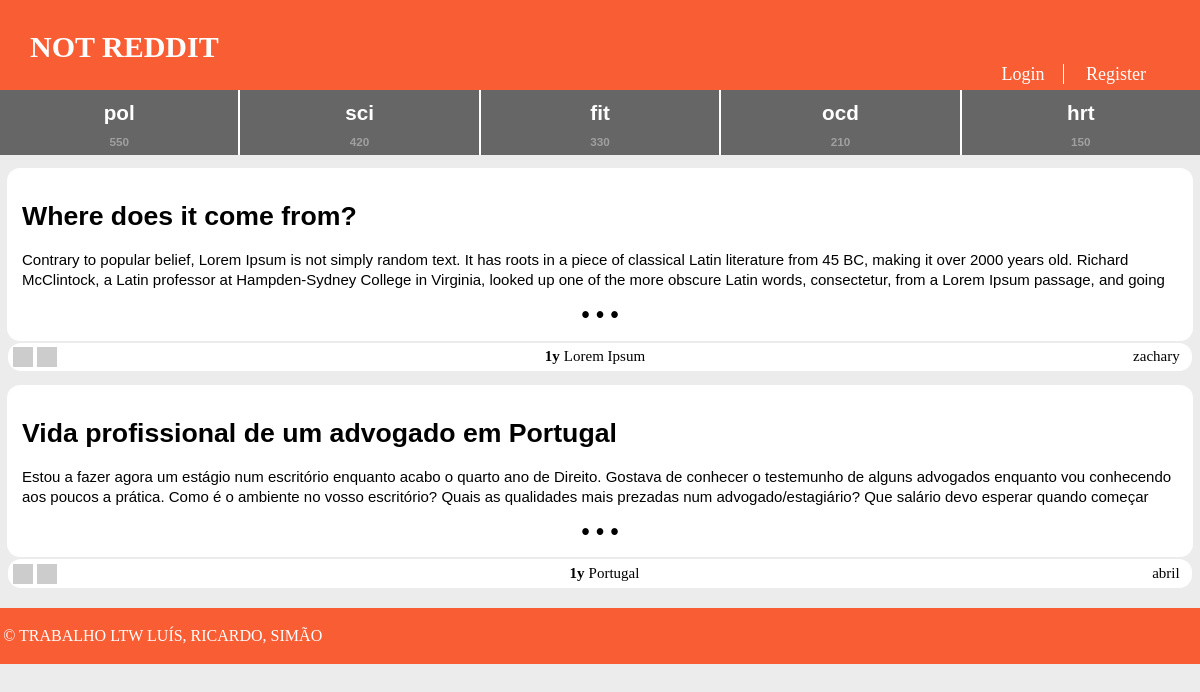
The app's page /pages/homepage.php, older data.
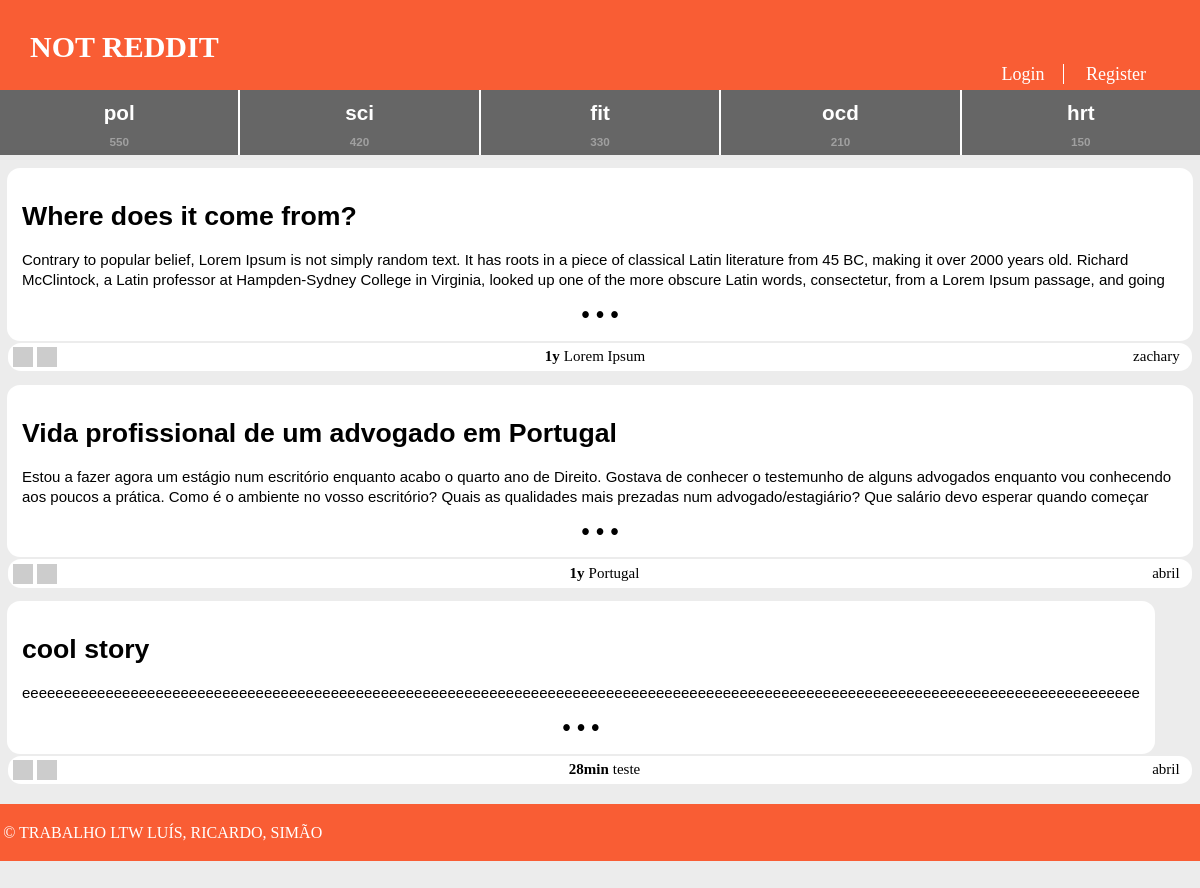
The same page, newer data.
### tables this page shows
CREATE TABLE Channel (
  name VARCHAR PRIMARY KEY,
  subscribers INTEGER DEFAULT 0
);

CREATE TABLE Story (
  id INTEGER PRIMARY KEY,
  title VARCHAR,
  published INTEGER, -- date when the story was published in epoch format
  channel VARCHAR REFERENCES channel, -- comma separated tags
  author VARCHAR REFERENCES utilizer, -- who wrote the article
  points INTEGER DEFAULT 0,
  fulltext VARCHAR
);

### database/db_channel.php (called while the page is built, shortened)
<?php
	function getAllChannels(){
		$db = Database::instance()->db();
		$allChannels = $db->prepare('SELECT name FROM Channel');
		$allChannels->execute();
		$allChannelNames = $allChannels->fetchAll();
		return $allChannelNames;
	}
?>

### database/db_story.php (called while the page is built, shortened)
<?php
	function getMostRecentStoryFromChannel($channel){
		$db = Database::instance()->db();
		$recentStory = $db->prepare('SELECT id, title, fulltext, MAX(published) AS "published", channel, author FROM Story  WHERE channel = ?');
		$recentStory->execute(array($channel));
		$recentStory = $recentStory->fetchAll();
		return $recentStory;
	}
?>

### templates/tpl_common.php (the view, shortened to what this page needs)
<?php include_once('tpl_sub.php');
	include_once('tpl_story.php');
?>
<?php function draw_header($username, $channel) { ?>
	<!DOCTYPE html>
	<html>
		<head>
			<link rel="stylesheet" href="../css/common.css">
		</head>
		<body>
			<header>
				<?php if($channel === "NOT REDDIT") { ?>
					<a id="title" href="../pages/homepage.php"><?=$channel?></a>
				<?php } else { ?>
					<a id="title" href="../pages/channel.php?name=<?=$channel?>"><?=$channel?></a>
				<?php } ?>
				<?php if($username != NULL) { ?>
					<nav id="signup">
						<a id="profile" href="../pages/profile.php?name=<?=$username?>"><?= $username ?></a>
						<a href="../actions/action_logout.php">Logout</a>
						<?php draw_subscriberList() ?>
					</nav>
				<?php } else { ?>
					<nav id="signup">
						<a href="../pages/login.php">Login</a>
						<a href="../pages/register.php">Register</a>
					</nav>
				<?php } ?>
			</header>
<?php } ?>
<?php function time_elapsed($date) {
	$now = new DateTime;
	$ago = new DateTime($date);
	$diff = $now->diff($ago);
	$diff->w = floor($diff->d / 7);
	$diff->d -= $diff->w * 7;
	$string = array(
		'y' => 'y',
		'm' => 'm',
		'w' => 'w',
		'd' => 'd',
		'h' => 'h',
		'i' => 'min',
		's' => 's',
	);
	foreach ($string as $k => &$v) {
		if ($diff->$k) {
			$v = $diff->$k . '' . $v . ($diff->$k > 1 ? '' : '');
		} else {
			unset($string[$k]);
		}
	}
	$string = array_slice($string, 0, 1);
	return $string ? implode(', ', $string) . '' : 'just now';
} ?>
<?php function draw_info_bar($username, $channel, $date) { ?>
	<section id = "info_bar">
		<div id="start">
			<img src="https://dummyimage.com/20x20/524f52/d12222&text=ʌ" alt="upvote">
			<img src="https://dummyimage.com/20x20/524f52/d12222&text=v" alt="downvote">
		</div>
		<div id="middle">
			<h6 id="date"><?=time_elapsed('@' . $date)?></h6>
			<a id="channel" onclick="window.location.href='../pages/channel.php?name=<?=$channel?>'"><?=$channel?></a>
		</div>
		<div id="end">
			<a id="profile" onclick="window.location.href='../pages/profile.php?name=<?=$username?>'"><?=$username?></a>
		</div>
	</section>
<?php } ?>
<?php function draw_footer() { ?>
	</body>
	<footer>
		<p>&copy; TRABALHO LTW LUÍS, RICARDO, SIMÃO</p>
	</footer>
	</html>
<?php } ?>

### pages/homepage.php (shortened to what this page needs)
<?php
	include_once('../templates/tpl_common.php');
	include_once('../templates/tpl_sub.php');
	include_once('../templates/tpl_story.php');
	include_once('../database/db_story.php');
	include_once('../database/db_channel.php');
	$channellist = array('pol', 'sci', 'fit', 'ocd', 'hrt');
	$numsubs = array('550', '420', '330', '210', '150');
	$channelid = array('68', '72', '44', '32', '69');
	if(!isset($_SESSION['username'])) {
		draw_header(null, 'NOT REDDIT');
		draw_topsubs($channellist, $numsubs, $channelid);
	} else {
		draw_header($_SESSION['username'], 'NOT REDDIT');
		draw_topsubs($channellist, $numsubs, $channelid);
		draw_createChannel();
	}
	$allChannels = getAllChannels();
	foreach($allChannels as $channel){
		$mostRecent = getMostRecentStoryFromChannel($channel['name']);
		draw_storyCard($mostRecent[0], true);
	}
	draw_footer();
?>

### templates/tpl_sub.php (shortened to what this page needs)
<?php
  include_once('../database/db_channel.php');
?>
<?php function draw_topsubs($channellist, $numsubs, $channelid) { ?>
    <link rel="stylesheet" href="../css/top_subs.css">
    <section id="top_ch">
        <? for($i=0; $i < 5; $i++) { ?>
        <button type="button" onclick="window.location.href='../pages/channel.php?id=<?= $channelid[$i] ?>'">
            <h1><?=$channellist[$i]?></h1>
            <h2><?=$numsubs[$i]?></h2>
        </button>
        <? } ?>
    </section>
<?php } ?>

### templates/tpl_story.php (shortened to what this page needs)
<?php
	include_once('../templates/tpl_common.php');
	include_once('../database/db_story.php');
?>
<?php function draw_storyCard($story, $displayChannel) { ?>
	<link rel="stylesheet" href="../css/storyCard.css">
	<?php if($displayChannel) {
		$channel = $story['channel'];
	} else {
		$channel = null;
	} ?>
	<button id="storyCard" onclick="window.location.href='../pages/story.php?id=<?=$story['id']?>'">
		<h1> <?=htmlspecialchars($story['title'])?> </h1>
		<p> <?=htmlspecialchars($story['fulltext'])?> </p>
		<p>&bull; &bull; &bull;</p>
	</button>
	<?php draw_info_bar($story['author'], $channel, $story['published']) ?>
<?php } ?>

Row changes from the older to the newer data that the page shows:
added channel: story.title "cool story", story.fulltext "eeeeeeeeeeeeeeeeeeeeeeeeeeeeeeeeeeeeeeeeeeeeeeeeeeeeeeeeeeeeeeeeeeeeeeeeeeeeeeeeeeeeeeeeeeeeeeeeeeeeeeeeeeeeeeeeeeeeeeeeeeeeeeeeeeeeee", date "28min", story.channel "teste", story.author "abril"
